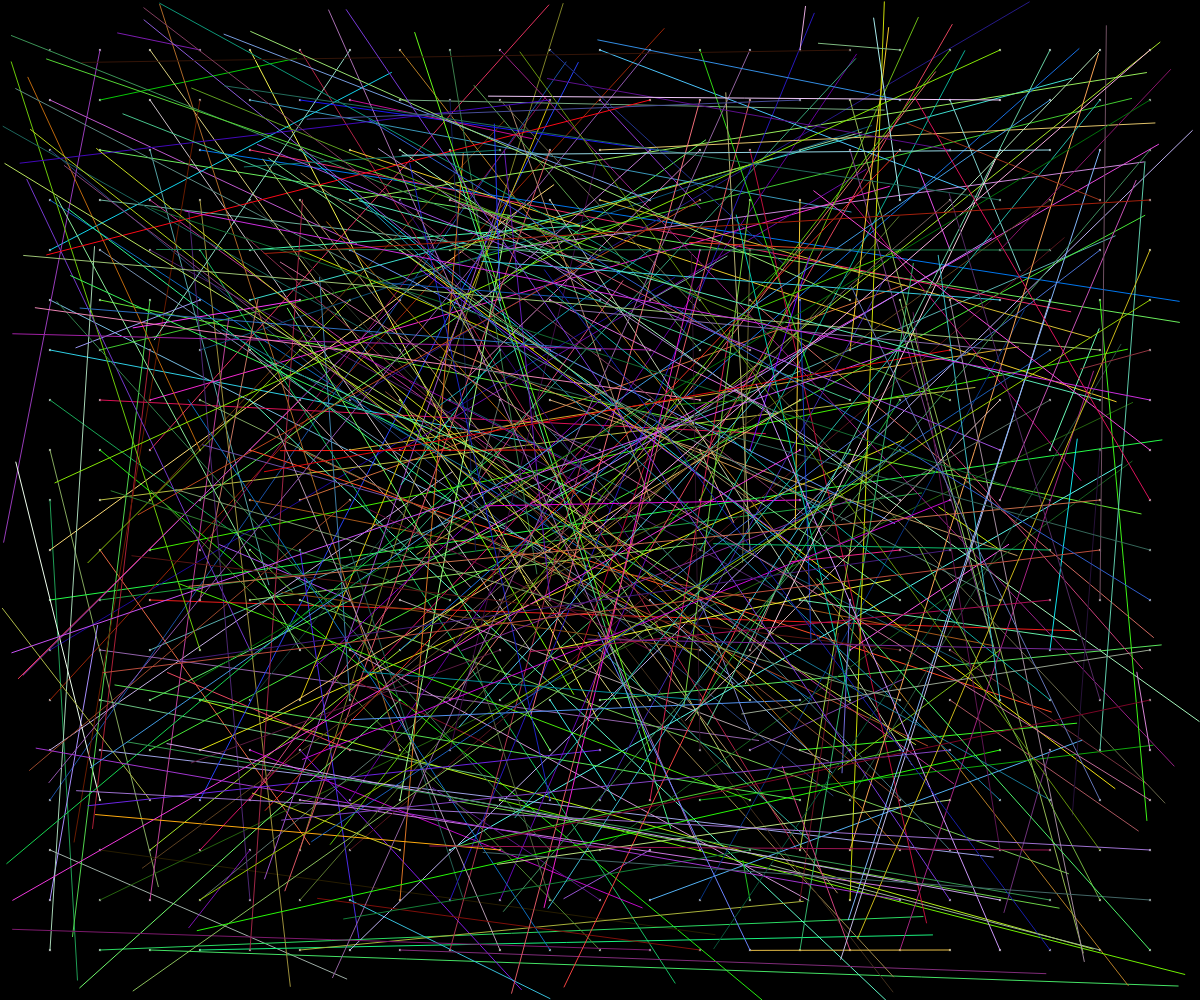
Frame 1 (no input)
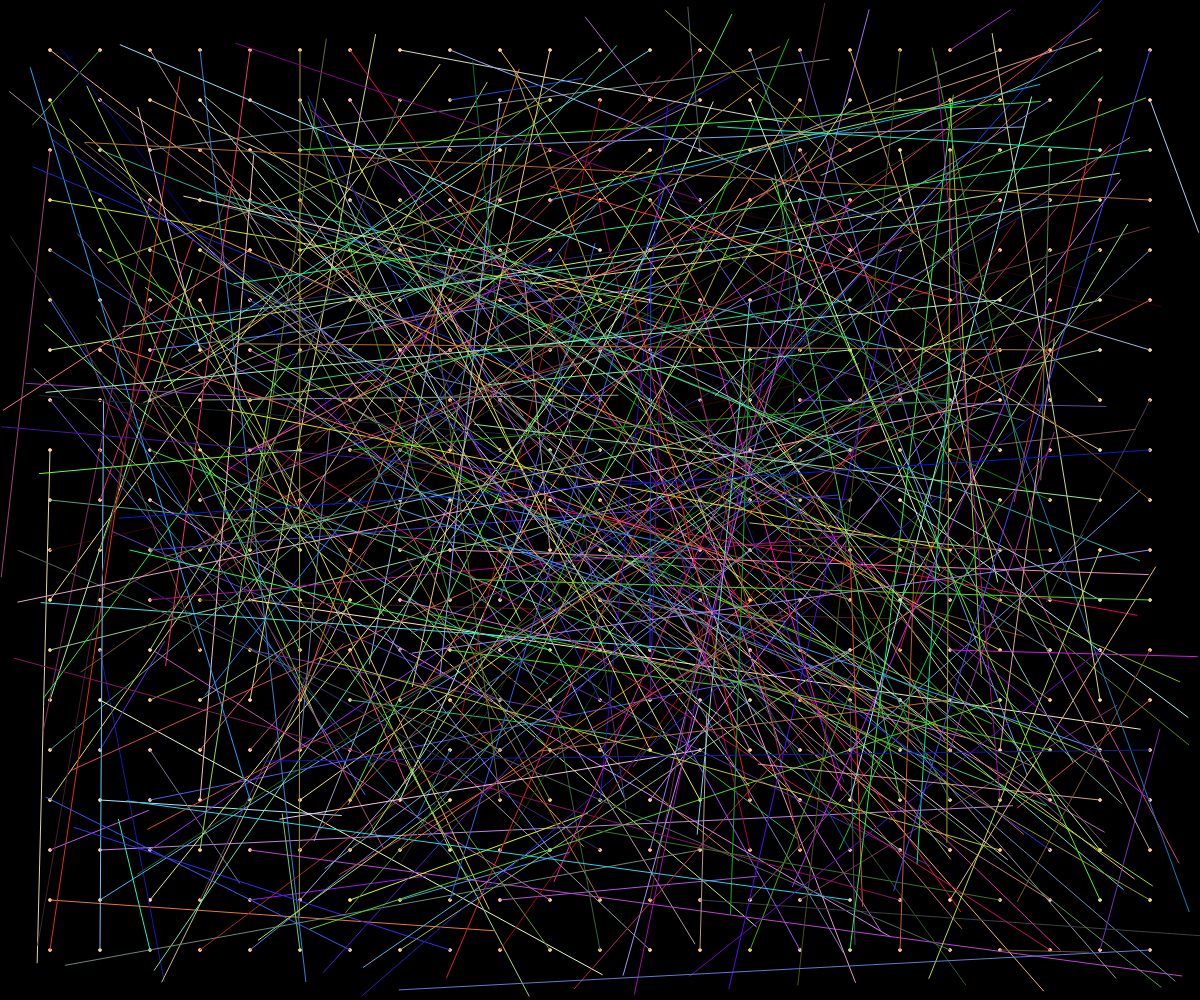
Frame 60 (no input)
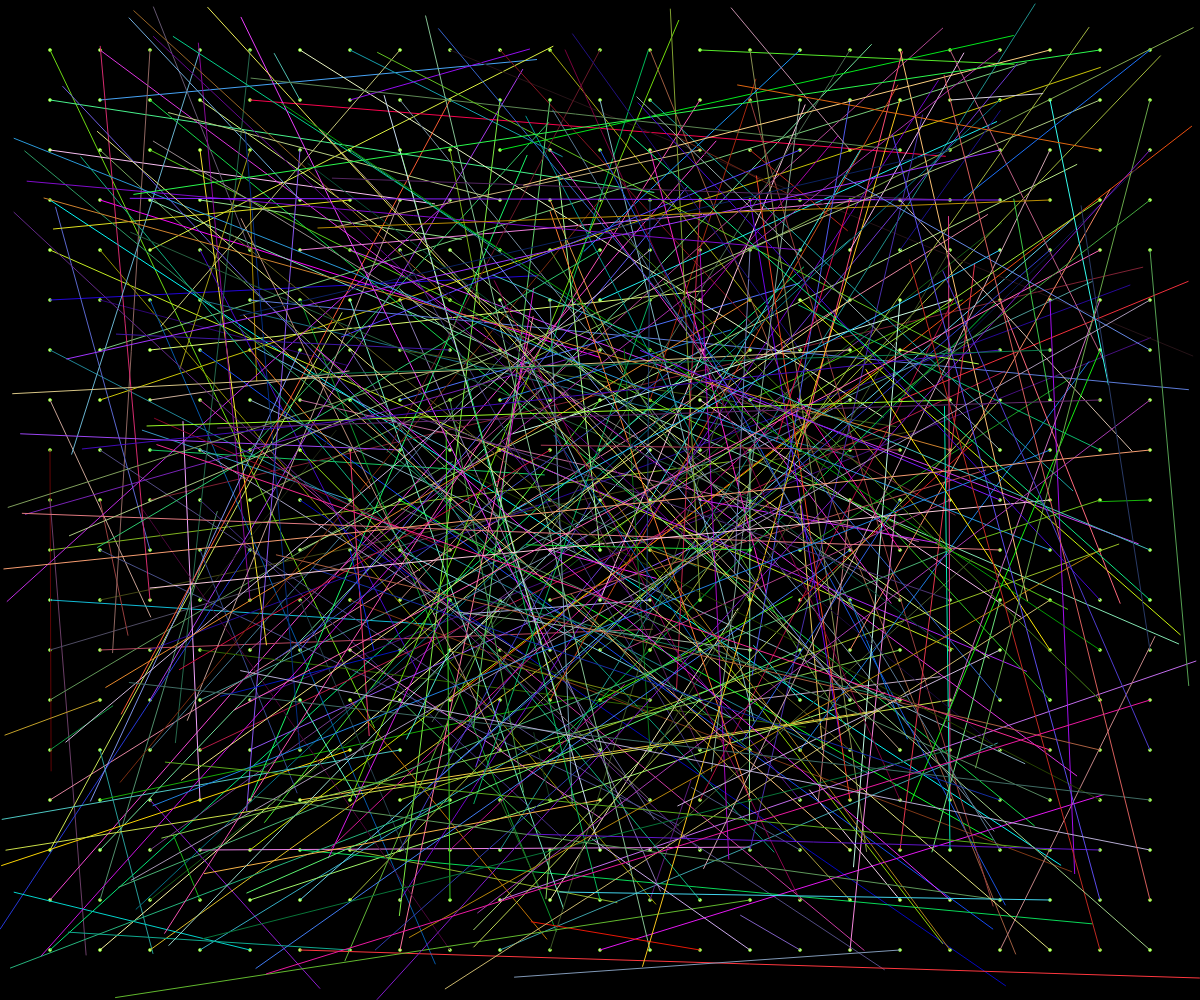
Frame 120 (the mouse pressed at the canvas centre since frame 60)

The p5.js sketch that drew these frames (run headless with seeded random() and noise() and a simulated clock; from frame 60 on, the mouse is pressed at the canvas centre):

// p5.js sketch
// ── sketch.js

function setup(){
  createCanvas(windowWidth,windowHeight);
  let a,b,c;
}

function draw(){
  background(0);
  dots();
  linesConnectingTheDots();
}
function dots(){
  let c=50;
  for(let a=c;a<width;a+=c){
    for(let b=c;b<height;b+=c){
      fill(255);
      ellipse(a,b,3,3);
    }
  }
}
function linesConnectingTheDots() {
  let c=50;
  for(let a=c;a<width;a+=c){
    for(let b=c;b<height;b+=c){
      line(a,b,random(0,width),random(0,height));//,height-b);
      stroke(random(255),random(255),random(255));
    }
  }
}
